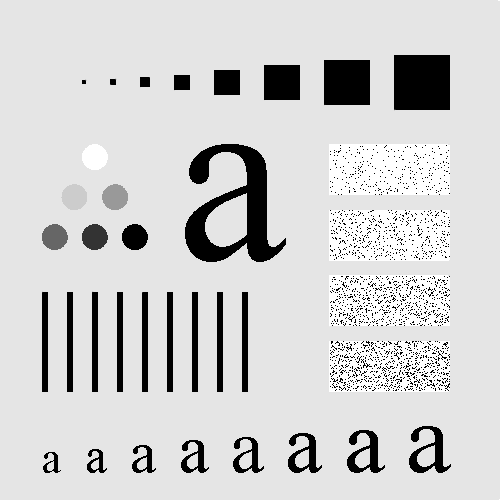
#> input picture Images/Filtro_PA_Laplaciano/Fig0333.tif, 500 x 500 px, found by its file name
$ jupyter execute Filtro_PA_Laplaciano.ipynb
#> lines starting #> are read from the running program, lines starting #| are printed output that depends on the picture
<a href="https://colab.research.google.com/github/JLMR-Code-Creator/Taller_VC_Codigo/blob/main/Filtro_PA_Laplaciano.ipynb" target="_parent"></a>

[cell 1]
from google.colab import files
uploaded = files.upload()
#> the answer given: Fig0333.tif
for fn in uploaded.keys():
  print('Archivo "{name}" tamaño {length} bytes'.format(
      name=fn, length=len(uploaded[fn])))

[cell 2]
import numpy as np
import cv2 as cv
from matplotlib import pyplot as plt
from matplotlib.pyplot import figure

img = cv.imread('Fig0333.tif', cv.IMREAD_GRAYSCALE)
#> img is the input picture: shape (500, 500); min 0, max 255, mean 207.4

laplacian = np.array((
	[0, 1, 0],
	[1, -4, 1],
	[0, 1, 0]), dtype="int")
#display(laplacian)

[cell 3]
outputLaplaciano = cv.filter2D(img, -1, laplacian)
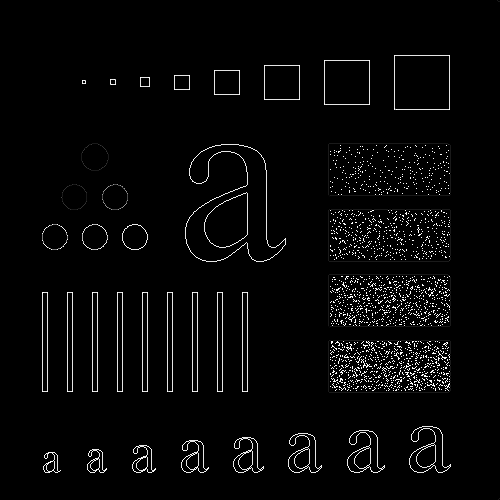
#> outputLaplaciano: shape (500, 500); min 0, max 255, mean 7.9

figure(figsize=(8, 6), dpi=200)
plt.subplot(1,2,1),plt.imshow(img, cmap='gray'), plt.title('Imagen original')
plt.xticks([]), plt.yticks([])
plt.subplot(1,2,2),plt.imshow(outputLaplaciano, cmap='gray'), plt.title('Salida Filtro')
plt.xticks([]), plt.yticks([])
plt.show()
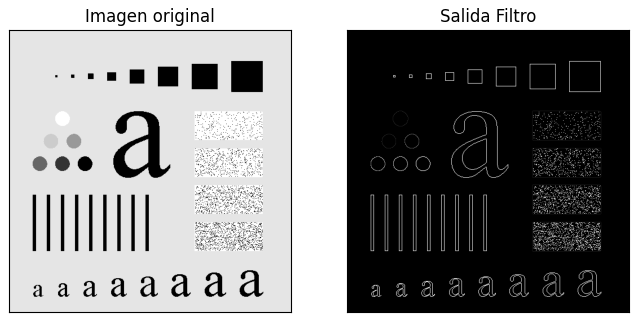
#> figure drawn by matplotlib, 2 panels
